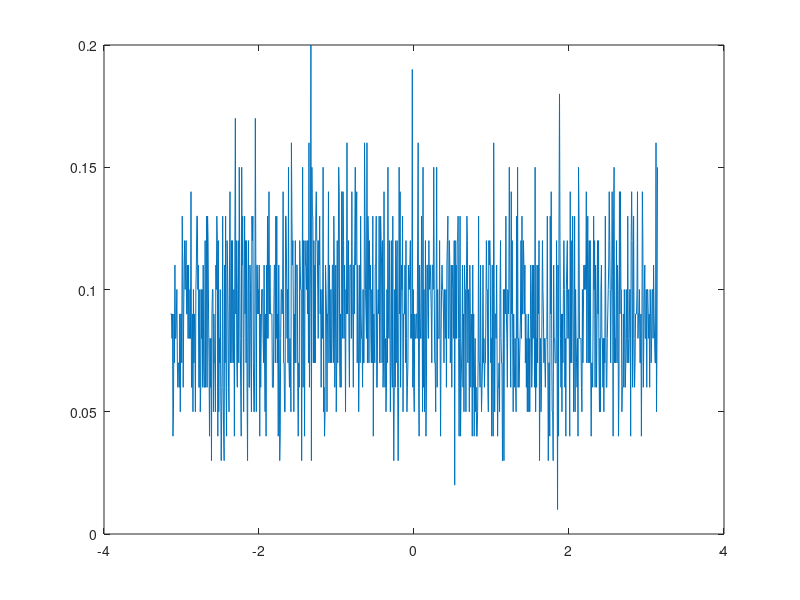

The MATLAB source for this figure: (Note: this script raises an error after producing the figure.)
%% Chapter 11, Step 1.

load('Ch11-spikes-LFP-1.mat')	%Load the multiscale data,
plot(t, y(1,:))					%...and plot LFP in 1st trial,
hold on							%...freeze graphics,
plot(t, n(1,:),'k')				%...and plot spikes in 1st trial,
hold off						%...release graphics,
xlabel('Time [s]')				%...and label axis.

win = 100;				%Choose a window size of +/- 100 ms.
K = size(n,1);			%Define the # trials.
N = size(y,2);			%Define # data points per trial.
STA=zeros(K,2*win+1);	%Create a variable to hold the STA,
for k=1:K				%For each trial,
  spks=find(n(k,:)==1); %...find the spikes,
  for i=1:length(spks)	%...and for each spike,
    if (spks(i) > win & spks(i)+win<N)  %...average the LFP.
      STA(k,:)=STA(k,:)+y(k,spks(i)-win:spks(i)+win)/length(spks);
    end
  end
end

dt = t(2)-t(1);		%Define the sampling interval.
fNQ = 1/dt/2;		%Define Nyquist frequency.
Wn = [9,11]/fNQ;	%Set the passband,
ord  = 100;			%...and filter order,
b  = fir1(ord,Wn);	%...build bandpass filter.

FTA=zeros(K,N);		%Create a variable to hold the FTA,
for k=1:K			%For each trial, 
 Vlo = filtfilt(b,1,y(k,:));%... apply the filter,
 phi = angle(hilbert(Vlo));	%... and compute the phase,
 [~,indices] = sort(phi);	%... then sort the phase,
 FTA(k,:) = n(k,indices);	%... and store the sorted spikes.
end
%Plot the average FTA versus phase.
plot(linspace(-pi,pi,N), mean(FTA,1))

%% Chapter 11, Step 2.

dt = t(2)-t(1);				%Define the sampling interval.
Fs = 1/dt;					%Define the sampling frequency.
TW = 3;						%Choose time-bandwidth product of 3.
ntapers = 2*TW-1;			%Choose the # of tapers.
%Set the parameters of the MTM.
params.Fs = Fs;				%... sampling frequency
params.tapers=[TW,ntapers];	%... time-bandwidth product & tapers.
params.pad = -1;			%... no zero padding.
params.trialave = 1;		%... trial average.
%Compute the MTM coherence.
[C,~,~,Syy,Snn,f]=coherencycpb(transpose(y),transpose(n),params);

load('Ch11-spikes-LFP-1.mat')	%Reload the multiscale data,
y = 0.1*y;						%...and scale the LFP.

load('Ch11-spikes-LFP-1.mat')		%Reload the multiscale data.
thinning_factor = 0.5;				%Choose a thinning factor.
for k=1:size(n,1)					%For each trial,
 spikes = find(n(k,:)==1); 			%...find the spikes.
 n_spikes = length(spikes);			%...determine # of spikes.
 spikes=spikes(randperm(n_spikes));	%...permute spikes indices,
 n_remove=floor(thinning_factor*n_spikes);%...# spikes to remove,
 n(k,spikes(1:1+n_remove))=0;		%... remove the spikes.
end

%% Chapter 11, Step 3.

dt = t(2)-t(1);		%Define the sampling interval.
fNQ = 1/dt/2;		%Define Nyquist frequency.
Wn = [44,46]/fNQ;	%Set the passband,
ord  = 100;			%...and filter order,
b  = fir1(ord,Wn);	%...build bandpass filter.

phi=zeros(K,N);					%Create variable to hold phase.
for k=1:K						%For each trial,
  Vlo=filtfilt(b,1,y(k,:));		%...apply the filter,
  phi(k,:)=angle(hilbert(Vlo));	%...and compute the phase,
end

n = n(:);					%Convert spike matrix to vector.
phi = phi(:); 				%Convert phase matrix to vector.
X = [cos(phi) sin(phi)];	%Create a matrix of predictors.
Y = [n];					%Create a vector of responses.
[b1,dev1,stats1]=glmfit(X,Y,'poisson'); %Fit the GLM.

phi0=transpose((-pi:0.01:pi));              %Define new phase interval,
X0 = [cos(phi0) sin(phi0)];                 %...and predictors,
[y0 dylo dyhi]=glmval(b1,X0,'log',stats1);  %...evaluate the model.

pval1=stats1.p(2);          %Significance of parameter beta_1.
pval2=stats1.p(3);          %Significance of parameter beta_2.

X0 = ones(size(phi));                                       %Define reduced predictor.
[b0,dev0,stats0]=glmfit(X0,Y,'poisson','constant','off');   %Fit reduced model.

pval = 1-chi2cdf(dev0-dev1,2);      %Compare two nested GLMs.

p = mean(sum(n,2)/(N));

%% Chapter 11, Problems.

K = 100;		%Define # trials.
N = 1000;		%Define # samples per trial.
dt = 0.001;		%Define sampling interval.

y = zeros(K,N);         %Matrix to hold field data.
n = zeros(K,N);         %Matrix to hold spike data.
for k=1:K               %For each trial ...
    %...define the LFP as a 10 Hz sinusoid + noise.
    y(k,:) = sin(2.0*pi*(1:N)*dt * 10)+0.1*randn(1,N);
    %...draw spikes from a Bernoulli distribution lambda=0.01
    n(k,:) = binornd(1,0.01,1,N);
end

f = 0.01;			% Parameter for scaling of rate.
b = 1;				% Parameter for background spiking.
y = zeros(K,N);		% Matrix to hold field data.
n = zeros(K,N);		% Matrix to hold spike data.
for k=1:K			% For each trial ...
  % ...define the LFP as a 10 Hz sinusoid.
  y(k,:) = sin(2.0*pi*(1:N)*dt * 10)+0.1*randn(1,N);
  % ...draw spikes from a Bernoulli distribution,
  p = f*(b+exp(y(k,:)));%...with probability dependent on LFP.
  n(k,:) = binornd(1,p,1,N);
end